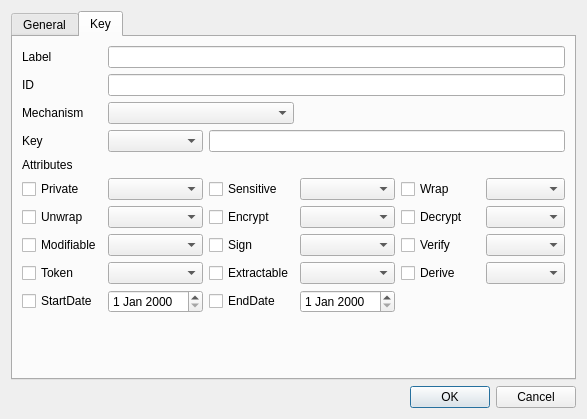
<?xml version="1.0" encoding="UTF-8"?>
<ui version="4.0">
 <class>CreateKeyDlg</class>
 <widget class="QDialog" name="CreateKeyDlg">
  <property name="geometry">
   <rect>
    <x>0</x>
    <y>0</y>
    <width>587</width>
    <height>419</height>
   </rect>
  </property>
  <property name="windowTitle">
   <string>Create key</string>
  </property>
  <layout class="QVBoxLayout" name="verticalLayout">
   <item>
    <widget class="QTabWidget" name="tabWidget">
     <property name="currentIndex">
      <number>1</number>
     </property>
     <widget class="QWidget" name="tab">
      <attribute name="title">
       <string>General</string>
      </attribute>
      <layout class="QGridLayout" name="gridLayout">
       <item row="3" column="5">
        <widget class="QLineEdit" name="mLoginText"/>
       </item>
       <item row="3" column="2">
        <widget class="QLabel" name="label_5">
         <property name="text">
          <string>Session</string>
         </property>
        </widget>
       </item>
       <item row="3" column="1">
        <widget class="QLineEdit" name="mSlotIDText"/>
       </item>
       <item row="3" column="0">
        <widget class="QLabel" name="label_3">
         <property name="text">
          <string>Slot ID</string>
         </property>
        </widget>
       </item>
       <item row="2" column="0" colspan="2">
        <widget class="QLabel" name="label_2">
         <property name="text">
          <string>Slot status</string>
         </property>
        </widget>
       </item>
       <item row="4" column="1">
        <spacer name="verticalSpacer">
         <property name="orientation">
          <enum>Qt::Vertical</enum>
         </property>
         <property name="sizeHint" stdset="0">
          <size>
           <width>20</width>
           <height>40</height>
          </size>
         </property>
        </spacer>
       </item>
       <item row="0" column="0" colspan="2">
        <widget class="QLabel" name="label">
         <property name="text">
          <string>Slot list</string>
         </property>
        </widget>
       </item>
       <item row="3" column="4">
        <widget class="QLabel" name="label_6">
         <property name="text">
          <string>Login</string>
         </property>
        </widget>
       </item>
       <item row="3" column="3">
        <widget class="QLineEdit" name="mSessionText"/>
       </item>
       <item row="1" column="0" colspan="6">
        <widget class="QComboBox" name="mSlotsCombo"/>
       </item>
      </layout>
     </widget>
     <widget class="QWidget" name="Tab2">
      <attribute name="title">
       <string>Key</string>
      </attribute>
      <layout class="QGridLayout" name="gridLayout_2">
       <item row="5" column="4">
        <widget class="QCheckBox" name="mWrapCheck">
         <property name="text">
          <string notr="true">Wrap</string>
         </property>
        </widget>
       </item>
       <item row="6" column="5">
        <widget class="QComboBox" name="mDecryptCombo"/>
       </item>
       <item row="7" column="3">
        <widget class="QComboBox" name="mSignCombo"/>
       </item>
       <item row="6" column="2">
        <widget class="QCheckBox" name="mEncryptCheck">
         <property name="text">
          <string notr="true">Encrypt</string>
         </property>
        </widget>
       </item>
       <item row="5" column="2">
        <widget class="QCheckBox" name="mSensitiveCheck">
         <property name="text">
          <string notr="true">Sensitive</string>
         </property>
        </widget>
       </item>
       <item row="8" column="2">
        <widget class="QCheckBox" name="mExtractableCheck">
         <property name="text">
          <string notr="true">Extractable</string>
         </property>
        </widget>
       </item>
       <item row="5" column="0">
        <widget class="QCheckBox" name="mPrivateCheck">
         <property name="text">
          <string notr="true">Private</string>
         </property>
        </widget>
       </item>
       <item row="7" column="0">
        <widget class="QCheckBox" name="mModifiableCheck">
         <property name="text">
          <string notr="true">Modifiable</string>
         </property>
        </widget>
       </item>
       <item row="2" column="0">
        <widget class="QLabel" name="label_10">
         <property name="text">
          <string>Mechanism</string>
         </property>
        </widget>
       </item>
       <item row="5" column="1">
        <widget class="QComboBox" name="mPrivateCombo"/>
       </item>
       <item row="7" column="1">
        <widget class="QComboBox" name="mModifiableCombo"/>
       </item>
       <item row="8" column="0">
        <widget class="QCheckBox" name="mTokenCheck">
         <property name="text">
          <string notr="true">Token</string>
         </property>
        </widget>
       </item>
       <item row="4" column="0">
        <widget class="QLabel" name="label_9">
         <property name="text">
          <string>Attributes</string>
         </property>
        </widget>
       </item>
       <item row="6" column="0">
        <widget class="QCheckBox" name="mUnwrapCheck">
         <property name="text">
          <string notr="true">Unwrap</string>
         </property>
        </widget>
       </item>
       <item row="0" column="1" colspan="5">
        <widget class="QLineEdit" name="mLabelText"/>
       </item>
       <item row="3" column="0">
        <widget class="QLabel" name="label_8">
         <property name="text">
          <string>Key</string>
         </property>
        </widget>
       </item>
       <item row="7" column="5">
        <widget class="QComboBox" name="mVerifyCombo"/>
       </item>
       <item row="3" column="2" colspan="4">
        <widget class="QLineEdit" name="mKeyText"/>
       </item>
       <item row="5" column="5">
        <widget class="QComboBox" name="mWrapCombo"/>
       </item>
       <item row="3" column="1">
        <widget class="QComboBox" name="mKeyCombo"/>
       </item>
       <item row="1" column="0">
        <widget class="QLabel" name="label_4">
         <property name="text">
          <string>ID</string>
         </property>
        </widget>
       </item>
       <item row="7" column="2">
        <widget class="QCheckBox" name="mSignCheck">
         <property name="text">
          <string notr="true">Sign</string>
         </property>
        </widget>
       </item>
       <item row="1" column="1" colspan="5">
        <widget class="QLineEdit" name="mIDText"/>
       </item>
       <item row="0" column="0">
        <widget class="QLabel" name="label_7">
         <property name="text">
          <string>Label</string>
         </property>
        </widget>
       </item>
       <item row="8" column="3">
        <widget class="QComboBox" name="mExtractableCombo"/>
       </item>
       <item row="5" column="3">
        <widget class="QComboBox" name="mSensitiveCombo"/>
       </item>
       <item row="7" column="4">
        <widget class="QCheckBox" name="mVerifyCheck">
         <property name="text">
          <string notr="true">Verify</string>
         </property>
        </widget>
       </item>
       <item row="10" column="1">
        <spacer name="verticalSpacer_2">
         <property name="orientation">
          <enum>Qt::Vertical</enum>
         </property>
         <property name="sizeHint" stdset="0">
          <size>
           <width>20</width>
           <height>40</height>
          </size>
         </property>
        </spacer>
       </item>
       <item row="6" column="1">
        <widget class="QComboBox" name="mUnwrapCombo"/>
       </item>
       <item row="2" column="1" colspan="2">
        <widget class="QComboBox" name="mMechCombo"/>
       </item>
       <item row="6" column="3">
        <widget class="QComboBox" name="mEncryptCombo"/>
       </item>
       <item row="6" column="4">
        <widget class="QCheckBox" name="mDecryptCheck">
         <property name="text">
          <string notr="true">Decrypt</string>
         </property>
        </widget>
       </item>
       <item row="8" column="1">
        <widget class="QComboBox" name="mTokenCombo"/>
       </item>
       <item row="9" column="0">
        <widget class="QCheckBox" name="mStartDateCheck">
         <property name="text">
          <string>StartDate</string>
         </property>
        </widget>
       </item>
       <item row="9" column="2">
        <widget class="QCheckBox" name="mEndDateCheck">
         <property name="text">
          <string>EndDate</string>
         </property>
        </widget>
       </item>
       <item row="9" column="1">
        <widget class="QDateEdit" name="mStartDateEdit"/>
       </item>
       <item row="9" column="3">
        <widget class="QDateEdit" name="mEndDateEdit"/>
       </item>
       <item row="8" column="4">
        <widget class="QCheckBox" name="mDeriveCheck">
         <property name="text">
          <string>Derive</string>
         </property>
        </widget>
       </item>
       <item row="8" column="5">
        <widget class="QComboBox" name="mDeriveCombo"/>
       </item>
      </layout>
     </widget>
    </widget>
   </item>
   <item>
    <widget class="QDialogButtonBox" name="buttonBox">
     <property name="orientation">
      <enum>Qt::Horizontal</enum>
     </property>
     <property name="standardButtons">
      <set>QDialogButtonBox::Cancel|QDialogButtonBox::Ok</set>
     </property>
    </widget>
   </item>
  </layout>
 </widget>
 <tabstops>
  <tabstop>tabWidget</tabstop>
  <tabstop>mSlotsCombo</tabstop>
  <tabstop>mSlotIDText</tabstop>
  <tabstop>mSessionText</tabstop>
  <tabstop>mLoginText</tabstop>
  <tabstop>mLabelText</tabstop>
  <tabstop>mIDText</tabstop>
  <tabstop>mMechCombo</tabstop>
  <tabstop>mKeyCombo</tabstop>
  <tabstop>mKeyText</tabstop>
  <tabstop>mPrivateCheck</tabstop>
  <tabstop>mPrivateCombo</tabstop>
  <tabstop>mSensitiveCheck</tabstop>
  <tabstop>mSensitiveCombo</tabstop>
  <tabstop>mWrapCheck</tabstop>
  <tabstop>mWrapCombo</tabstop>
  <tabstop>mUnwrapCheck</tabstop>
  <tabstop>mUnwrapCombo</tabstop>
  <tabstop>mEncryptCheck</tabstop>
  <tabstop>mEncryptCombo</tabstop>
  <tabstop>mDecryptCheck</tabstop>
  <tabstop>mDecryptCombo</tabstop>
  <tabstop>mModifiableCheck</tabstop>
  <tabstop>mModifiableCombo</tabstop>
  <tabstop>mSignCheck</tabstop>
  <tabstop>mSignCombo</tabstop>
  <tabstop>mVerifyCheck</tabstop>
  <tabstop>mVerifyCombo</tabstop>
  <tabstop>mTokenCheck</tabstop>
  <tabstop>mTokenCombo</tabstop>
  <tabstop>mExtractableCheck</tabstop>
  <tabstop>mExtractableCombo</tabstop>
  <tabstop>mDeriveCheck</tabstop>
  <tabstop>mDeriveCombo</tabstop>
  <tabstop>mStartDateCheck</tabstop>
  <tabstop>mStartDateEdit</tabstop>
  <tabstop>mEndDateCheck</tabstop>
  <tabstop>mEndDateEdit</tabstop>
 </tabstops>
 <resources/>
 <connections>
  <connection>
   <sender>buttonBox</sender>
   <signal>accepted()</signal>
   <receiver>CreateKeyDlg</receiver>
   <slot>accept()</slot>
   <hints>
    <hint type="sourcelabel">
     <x>248</x>
     <y>254</y>
    </hint>
    <hint type="destinationlabel">
     <x>157</x>
     <y>274</y>
    </hint>
   </hints>
  </connection>
  <connection>
   <sender>buttonBox</sender>
   <signal>rejected()</signal>
   <receiver>CreateKeyDlg</receiver>
   <slot>reject()</slot>
   <hints>
    <hint type="sourcelabel">
     <x>316</x>
     <y>260</y>
    </hint>
    <hint type="destinationlabel">
     <x>286</x>
     <y>274</y>
    </hint>
   </hints>
  </connection>
 </connections>
</ui>
